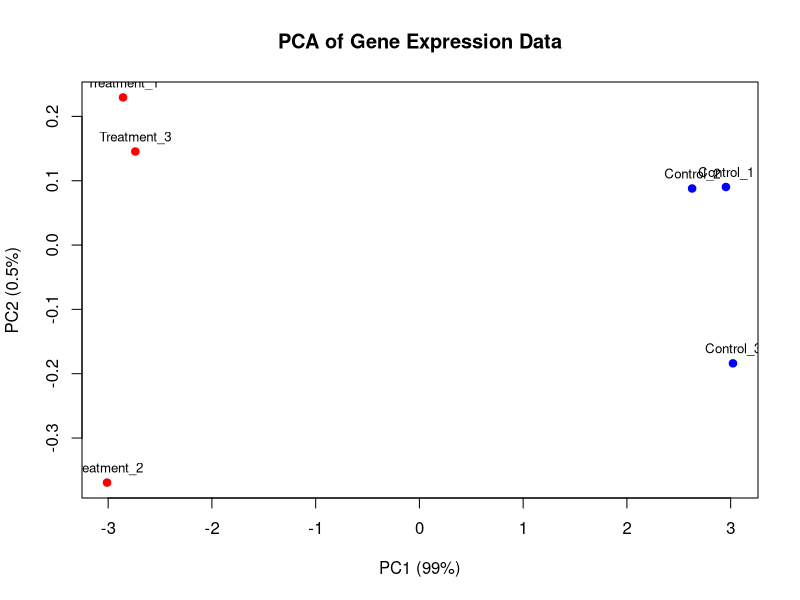
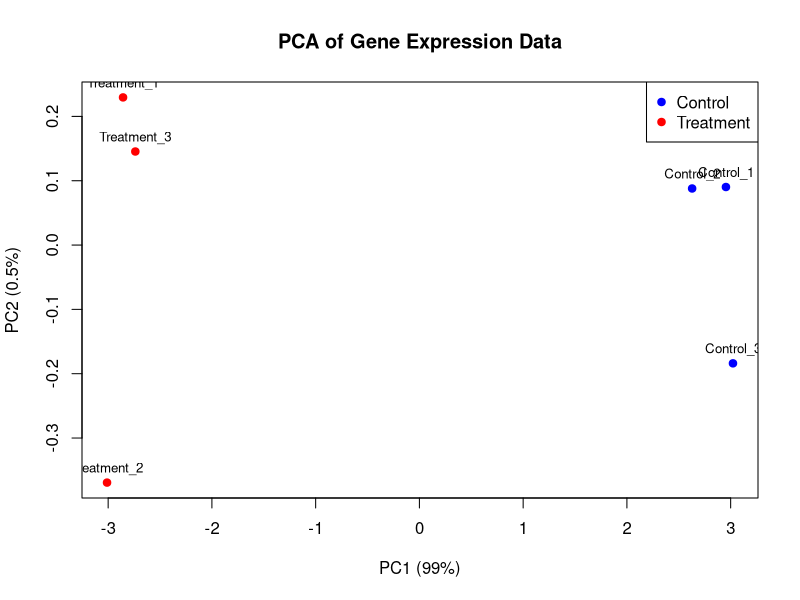

R code for these plots, in order:
# ==========================================
# R Learning - Day 19
# Principal Component Analysis of
# Gene Expression Data
# ==========================================


# ------------------------------------------
# 1. Import data
# ------------------------------------------

expression_data <- read.csv(
  "gene_expression_day19.csv"
)

cat("\nGene Expression Dataset:\n")
print(expression_data)


# ------------------------------------------
# 2. Extract gene names
# ------------------------------------------

gene_names <- expression_data$Gene


# ------------------------------------------
# 3. Create expression matrix
# ------------------------------------------

expression_matrix <- expression_data[, -1]

rownames(expression_matrix) <- gene_names


# ------------------------------------------
# 4. Transpose the matrix
# ------------------------------------------

sample_matrix <- t(expression_matrix)

cat("\nSample Expression Matrix:\n")
print(sample_matrix)


# ------------------------------------------
# 5. Perform PCA
# ------------------------------------------

pca_result <- prcomp(
  sample_matrix,
  scale. = TRUE
)


# ------------------------------------------
# 6. PCA summary
# ------------------------------------------

cat("\nPCA Summary:\n")
print(summary(pca_result))


# ------------------------------------------
# 7. Calculate variance explained
# ------------------------------------------

variance_explained <- (
  pca_result$sdev^2 /
  sum(pca_result$sdev^2)
) * 100

cat("\nVariance Explained (%):\n")
print(round(variance_explained, 2))


# ------------------------------------------
# 8. Create PCA score dataframe
# ------------------------------------------

pca_scores <- as.data.frame(
  pca_result$x
)

pca_scores$Sample <- rownames(
  pca_scores
)


# ------------------------------------------
# 9. Assign experimental condition
# ------------------------------------------

pca_scores$Condition <- c(
  "Control",
  "Control",
  "Control",
  "Treatment",
  "Treatment",
  "Treatment"
)


cat("\nPCA Scores:\n")
print(pca_scores)


# ------------------------------------------
# 10. Save PCA results
# ------------------------------------------

write.csv(
  pca_scores,
  "day19_pca_scores.csv",
  row.names = FALSE
)


# ------------------------------------------
# 11. Create PCA plot
# ------------------------------------------

plot(
  pca_scores$PC1,
  pca_scores$PC2,

  xlab = paste0(
    "PC1 (",
    round(variance_explained[1], 1),
    "%)"
  ),

  ylab = paste0(
    "PC2 (",
    round(variance_explained[2], 1),
    "%)"
  ),

  main = "PCA of Gene Expression Data",

  pch = 19,

  col = ifelse(
    pca_scores$Condition == "Control",
    "blue",
    "red"
  )
)


# ------------------------------------------
# 12. Add sample labels
# ------------------------------------------

text(
  pca_scores$PC1,
  pca_scores$PC2,
  labels = pca_scores$Sample,
  pos = 3,
  cex = 0.8
)


# ------------------------------------------
# 13. Save PCA plot
# ------------------------------------------

pdf(
  "day19_pca_plot.pdf",
  width = 10,
  height = 8
)

plot(
  pca_scores$PC1,
  pca_scores$PC2,

  xlab = paste0(
    "PC1 (",
    round(variance_explained[1], 1),
    "%)"
  ),

  ylab = paste0(
    "PC2 (",
    round(variance_explained[2], 1),
    "%)"
  ),

  main = "PCA of Gene Expression Data",

  pch = 19,

  col = ifelse(
    pca_scores$Condition == "Control",
    "blue",
    "red"
  )
)

text(
  pca_scores$PC1,
  pca_scores$PC2,
  labels = pca_scores$Sample,
  pos = 3,
  cex = 0.8
)

legend(
  "topright",
  legend = c("Control", "Treatment"),
  col = c("blue", "red"),
  pch = 19
)

dev.off()


cat(
  "\nPCA analysis completed successfully.\n"
)
